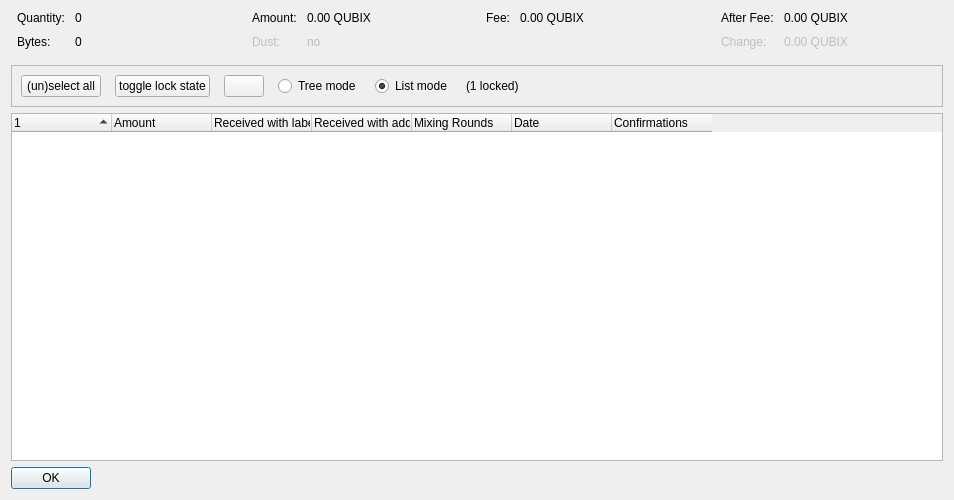
<?xml version="1.0" encoding="UTF-8"?>
<ui version="4.0">
 <class>CoinControlDialog</class>
 <widget class="QDialog" name="CoinControlDialog">
  <property name="geometry">
   <rect>
    <x>0</x>
    <y>0</y>
    <width>954</width>
    <height>500</height>
   </rect>
  </property>
  <property name="windowTitle">
   <string>Coin Selection</string>
  </property>
  <layout class="QVBoxLayout" name="verticalLayout">
   <item>
    <layout class="QHBoxLayout" name="horizontalLayoutTop" stretch="0,0,0,0">
     <property name="topMargin">
      <number>0</number>
     </property>
     <property name="bottomMargin">
      <number>10</number>
     </property>
     <item>
      <layout class="QFormLayout" name="formLayoutCoinControl1">
       <property name="horizontalSpacing">
        <number>10</number>
       </property>
       <property name="verticalSpacing">
        <number>10</number>
       </property>
       <property name="leftMargin">
        <number>6</number>
       </property>
       <property name="rightMargin">
        <number>6</number>
       </property>
       <item row="0" column="0">
        <widget class="QLabel" name="labelCoinControlQuantityText">
         <property name="text">
          <string>Quantity:</string>
         </property>
        </widget>
       </item>
       <item row="0" column="1">
        <widget class="QLabel" name="labelCoinControlQuantity">
         <property name="cursor">
          <cursorShape>IBeamCursor</cursorShape>
         </property>
         <property name="contextMenuPolicy">
          <enum>Qt::ActionsContextMenu</enum>
         </property>
         <property name="text">
          <string notr="true">0</string>
         </property>
         <property name="textInteractionFlags">
          <set>Qt::LinksAccessibleByMouse|Qt::TextSelectableByKeyboard|Qt::TextSelectableByMouse</set>
         </property>
        </widget>
       </item>
       <item row="1" column="0">
        <widget class="QLabel" name="labelCoinControlBytesText">
         <property name="text">
          <string>Bytes:</string>
         </property>
        </widget>
       </item>
       <item row="1" column="1">
        <widget class="QLabel" name="labelCoinControlBytes">
         <property name="cursor">
          <cursorShape>IBeamCursor</cursorShape>
         </property>
         <property name="contextMenuPolicy">
          <enum>Qt::ActionsContextMenu</enum>
         </property>
         <property name="text">
          <string notr="true">0</string>
         </property>
         <property name="textInteractionFlags">
          <set>Qt::LinksAccessibleByMouse|Qt::TextSelectableByKeyboard|Qt::TextSelectableByMouse</set>
         </property>
        </widget>
       </item>
      </layout>
     </item>
     <item>
      <layout class="QFormLayout" name="formLayoutCoinControl2">
       <property name="horizontalSpacing">
        <number>10</number>
       </property>
       <property name="verticalSpacing">
        <number>10</number>
       </property>
       <property name="leftMargin">
        <number>6</number>
       </property>
       <property name="rightMargin">
        <number>6</number>
       </property>
       <item row="0" column="0">
        <widget class="QLabel" name="labelCoinControlAmountText">
         <property name="text">
          <string>Amount:</string>
         </property>
        </widget>
       </item>
       <item row="0" column="1">
        <widget class="QLabel" name="labelCoinControlAmount">
         <property name="cursor">
          <cursorShape>IBeamCursor</cursorShape>
         </property>
         <property name="contextMenuPolicy">
          <enum>Qt::ActionsContextMenu</enum>
         </property>
         <property name="text">
          <string notr="true">0.00 QUBIX</string>
         </property>
         <property name="textInteractionFlags">
          <set>Qt::LinksAccessibleByMouse|Qt::TextSelectableByKeyboard|Qt::TextSelectableByMouse</set>
         </property>
        </widget>
       </item>
       <item row="1" column="0">
        <widget class="QLabel" name="labelCoinControlLowOutputText">
         <property name="enabled">
          <bool>false</bool>
         </property>
         <property name="text">
          <string>Dust:</string>
         </property>
        </widget>
       </item>
       <item row="1" column="1">
        <widget class="QLabel" name="labelCoinControlLowOutput">
         <property name="enabled">
          <bool>false</bool>
         </property>
         <property name="cursor">
          <cursorShape>IBeamCursor</cursorShape>
         </property>
         <property name="contextMenuPolicy">
          <enum>Qt::ActionsContextMenu</enum>
         </property>
         <property name="text">
          <string notr="true">no</string>
         </property>
         <property name="textInteractionFlags">
          <set>Qt::LinksAccessibleByMouse|Qt::TextSelectableByKeyboard|Qt::TextSelectableByMouse</set>
         </property>
        </widget>
       </item>
      </layout>
     </item>
     <item>
      <layout class="QFormLayout" name="formLayoutCoinControl3">
       <property name="horizontalSpacing">
        <number>10</number>
       </property>
       <property name="verticalSpacing">
        <number>10</number>
       </property>
       <property name="leftMargin">
        <number>6</number>
       </property>
       <property name="rightMargin">
        <number>6</number>
       </property>
       <item row="0" column="0">
        <widget class="QLabel" name="labelCoinControlFeeText">
         <property name="text">
          <string>Fee:</string>
         </property>
        </widget>
       </item>
       <item row="0" column="1">
        <widget class="QLabel" name="labelCoinControlFee">
         <property name="cursor">
          <cursorShape>IBeamCursor</cursorShape>
         </property>
         <property name="contextMenuPolicy">
          <enum>Qt::ActionsContextMenu</enum>
         </property>
         <property name="text">
          <string notr="true">0.00 QUBIX</string>
         </property>
         <property name="textInteractionFlags">
          <set>Qt::LinksAccessibleByMouse|Qt::TextSelectableByKeyboard|Qt::TextSelectableByMouse</set>
         </property>
        </widget>
       </item>
      </layout>
     </item>
     <item>
      <layout class="QFormLayout" name="formLayoutCoinControl4">
       <property name="horizontalSpacing">
        <number>10</number>
       </property>
       <property name="verticalSpacing">
        <number>10</number>
       </property>
       <property name="leftMargin">
        <number>6</number>
       </property>
       <property name="rightMargin">
        <number>6</number>
       </property>
       <item row="0" column="0">
        <widget class="QLabel" name="labelCoinControlAfterFeeText">
         <property name="text">
          <string>After Fee:</string>
         </property>
        </widget>
       </item>
       <item row="0" column="1">
        <widget class="QLabel" name="labelCoinControlAfterFee">
         <property name="cursor">
          <cursorShape>IBeamCursor</cursorShape>
         </property>
         <property name="contextMenuPolicy">
          <enum>Qt::ActionsContextMenu</enum>
         </property>
         <property name="text">
          <string notr="true">0.00 QUBIX</string>
         </property>
         <property name="textInteractionFlags">
          <set>Qt::LinksAccessibleByMouse|Qt::TextSelectableByKeyboard|Qt::TextSelectableByMouse</set>
         </property>
        </widget>
       </item>
       <item row="1" column="0">
        <widget class="QLabel" name="labelCoinControlChangeText">
         <property name="enabled">
          <bool>false</bool>
         </property>
         <property name="text">
          <string>Change:</string>
         </property>
        </widget>
       </item>
       <item row="1" column="1">
        <widget class="QLabel" name="labelCoinControlChange">
         <property name="enabled">
          <bool>false</bool>
         </property>
         <property name="cursor">
          <cursorShape>IBeamCursor</cursorShape>
         </property>
         <property name="contextMenuPolicy">
          <enum>Qt::ActionsContextMenu</enum>
         </property>
         <property name="text">
          <string notr="true">0.00 QUBIX</string>
         </property>
         <property name="textInteractionFlags">
          <set>Qt::LinksAccessibleByMouse|Qt::TextSelectableByKeyboard|Qt::TextSelectableByMouse</set>
         </property>
        </widget>
       </item>
      </layout>
     </item>
    </layout>
   </item>
   <item>
    <widget class="QFrame" name="frame">
     <property name="minimumSize">
      <size>
       <width>0</width>
       <height>40</height>
      </size>
     </property>
     <property name="frameShape">
      <enum>QFrame::StyledPanel</enum>
     </property>
     <property name="frameShadow">
      <enum>QFrame::Sunken</enum>
     </property>
     <layout class="QHBoxLayout" name="horizontalLayout">
      <item>
       <layout class="QHBoxLayout" name="horizontalLayoutPanel" stretch="0,0,0,0,0,0,0">
        <property name="spacing">
         <number>14</number>
        </property>
        <item>
         <widget class="QPushButton" name="pushButtonSelectAll">
          <property name="sizePolicy">
           <sizepolicy hsizetype="Maximum" vsizetype="Fixed">
            <horstretch>0</horstretch>
            <verstretch>0</verstretch>
           </sizepolicy>
          </property>
          <property name="text">
           <string>(un)select all</string>
          </property>
          <property name="autoDefault">
           <bool>false</bool>
          </property>
         </widget>
        </item>
        <item>
         <widget class="QPushButton" name="pushButtonToggleLock">
          <property name="sizePolicy">
           <sizepolicy hsizetype="Maximum" vsizetype="Fixed">
            <horstretch>0</horstretch>
            <verstretch>0</verstretch>
           </sizepolicy>
          </property>
          <property name="text">
           <string>toggle lock state</string>
          </property>
          <property name="autoDefault">
           <bool>false</bool>
          </property>
         </widget>
        </item>
        <item>
         <widget class="QPushButton" name="hideButton">
          <property name="sizePolicy">
           <sizepolicy hsizetype="Maximum" vsizetype="Fixed">
            <horstretch>0</horstretch>
            <verstretch>0</verstretch>
           </sizepolicy>
          </property>
          <property name="text">
           <string/>
          </property>
          <property name="autoDefault">
           <bool>false</bool>
          </property>
         </widget>
        </item>
        <item>
         <widget class="QRadioButton" name="radioTreeMode">
          <property name="sizePolicy">
           <sizepolicy hsizetype="Maximum" vsizetype="Fixed">
            <horstretch>0</horstretch>
            <verstretch>0</verstretch>
           </sizepolicy>
          </property>
          <property name="text">
           <string>Tree mode</string>
          </property>
         </widget>
        </item>
        <item>
         <widget class="QRadioButton" name="radioListMode">
          <property name="sizePolicy">
           <sizepolicy hsizetype="Maximum" vsizetype="Fixed">
            <horstretch>0</horstretch>
            <verstretch>0</verstretch>
           </sizepolicy>
          </property>
          <property name="text">
           <string>List mode</string>
          </property>
          <property name="checked">
           <bool>true</bool>
          </property>
         </widget>
        </item>
        <item>
         <widget class="QLabel" name="labelLocked">
          <property name="text">
           <string>(1 locked)</string>
          </property>
         </widget>
        </item>
        <item>
         <spacer name="horizontalSpacer">
          <property name="orientation">
           <enum>Qt::Horizontal</enum>
          </property>
          <property name="sizeHint" stdset="0">
           <size>
            <width>40</width>
            <height>20</height>
           </size>
          </property>
         </spacer>
        </item>
       </layout>
      </item>
     </layout>
    </widget>
   </item>
   <item>
    <widget class="CoinControlTreeWidget" name="treeWidget">
     <property name="contextMenuPolicy">
      <enum>Qt::CustomContextMenu</enum>
     </property>
     <property name="sortingEnabled">
      <bool>false</bool>
     </property>
     <property name="columnCount">
      <number>7</number>
     </property>
     <attribute name="headerShowSortIndicator" stdset="0">
      <bool>true</bool>
     </attribute>
     <attribute name="headerStretchLastSection">
      <bool>false</bool>
     </attribute>
     <column>
      <property name="text">
       <string/>
      </property>
     </column>
     <column>
      <property name="text">
       <string>Amount</string>
      </property>
     </column>
     <column>
      <property name="text">
       <string>Received with label</string>
      </property>
     </column>
     <column>
      <property name="text">
       <string>Received with address</string>
      </property>
     </column>
     <column>
      <property name="text">
       <string>Mixing Rounds</string>
      </property>
     </column>
     <column>
      <property name="text">
       <string>Date</string>
      </property>
     </column>
     <column>
      <property name="text">
       <string>Confirmations</string>
      </property>
      <property name="toolTip">
       <string>Confirmed</string>
      </property>
     </column>
    </widget>
   </item>
   <item>
    <widget class="QDialogButtonBox" name="buttonBox">
     <property name="sizePolicy">
      <sizepolicy hsizetype="Maximum" vsizetype="Fixed">
       <horstretch>0</horstretch>
       <verstretch>0</verstretch>
      </sizepolicy>
     </property>
     <property name="orientation">
      <enum>Qt::Horizontal</enum>
     </property>
     <property name="standardButtons">
      <set>QDialogButtonBox::Ok</set>
     </property>
    </widget>
   </item>
  </layout>
 </widget>
 <customwidgets>
  <customwidget>
   <class>CoinControlTreeWidget</class>
   <extends>QTreeWidget</extends>
   <header>qt/coincontroltreewidget.h</header>
  </customwidget>
 </customwidgets>
 <resources/>
 <connections/>
</ui>
